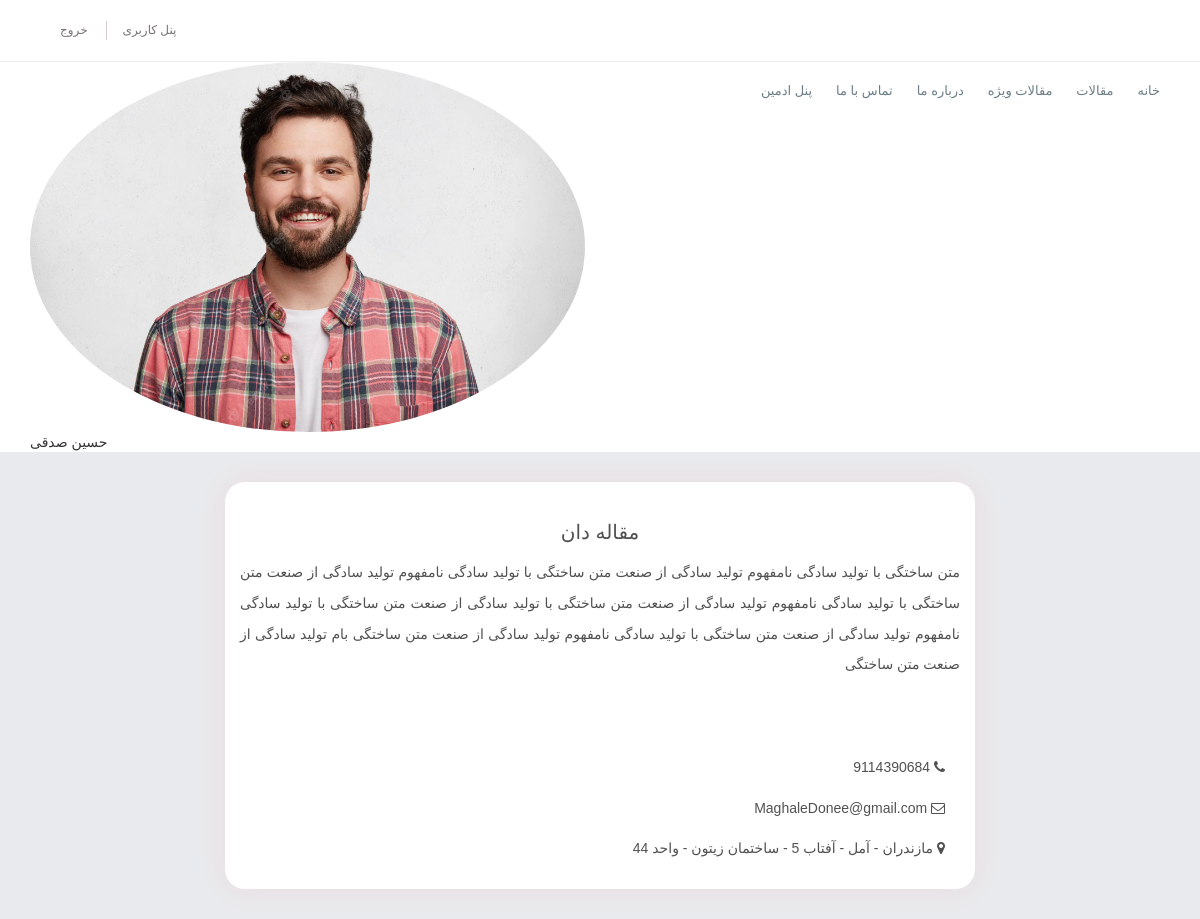
The page /site/about-site (signed in) on the database its author committed.
### account_module/models.py (models this page shows, shortened)
class User(AbstractUser):
    email_active_code = models.CharField(max_length=100, null=True, blank=True, unique=True, verbose_name='کد فعال سازی')
    phone_number = models.IntegerField(null=True, blank=True, unique=True, verbose_name='شماره تلفن همراه')
    profile_image = models.ImageField(upload_to='images/profile_images', null=True, blank=True, verbose_name='عکس پروفایل')
    is_special_user = models.BooleanField(verbose_name='کاربر ویژه / عادی')
    is_author = models.BooleanField(default=False)
    about_user = models.TextField(null=True, blank=True)
    class Meta:
        verbose_name = 'کاربر'
        verbose_name_plural = 'کاربران'

### site_module/models.py (models this page shows, shortened)
class SiteSetting(models.Model):
    site_name = models.CharField(max_length=30)
    copy_right = models.CharField(max_length=200)
    about_site = models.TextField()
    phone_number = models.IntegerField()
    email = models.EmailField()
    fax = models.IntegerField()
    address = models.TextField()

### site_module/views.py (the view)
# urls.py: path('about-site', views.AboutUsView.as_view(), name='about-us-page'),
class AboutUsView(TemplateView):
    template_name = 'site_module/about-us.html'
    def get_context_data(self, **kwargs):
        context = super().get_context_data()
        context['site_data'] = SiteSetting.objects.first()
        return context

### site_module/templates/site_module/about-us.html (shortened to what this page needs)
{% extends 'shared/layout.html' %}
{% block content %}
    <div class="single_post">
        <div class="container-fluid">
            <div class="col-md-2"></div>
            <div class="col-md-8">
                <div class="post_content">
                    <h2 class="text-center">{{ site_data.site_name }}</h2>
                    <p class="text-justify">
                        {{ site_data.about_site }}
                    </p>
                    <div class="col-md-6">
                        <div class="footer-box contact-box">
                            <br>
                            <br>
                            <p><i class="fa fa-phone"></i> {{ site_data.phone_number }}</p>
                            <p><i class="fa fa-envelope-o"></i> {{ site_data.email }}</p>
                            <p><i class="fa fa-map-marker"></i> {{ site_data.address }} </p>
                        </div>
                    </div>
                </div>
            </div>
        </div>
    </div>
{% endblock %}

### templates/includes/header_include.html (shortened to what this page needs)
{% load static %}
{% load thumbnail %}
<div class="top-bar">
    <div class="container-fluid">
        <div class="col-md-6">
        </div>
        <div class="col-md-6">
            <div class="top-cat-box">
                <div class="col-md-12">
                    <div class="menu">
                        <ul>
                            {% if request.user.is_authenticated %}
                                <li><a href="{% url 'admin-home-page' %}">پنل کاربری</a></li>
                                <li><a href="{% url 'logout-page' %}">خروج</a></li>
                            {% else %}
                                <li><a href="{% url 'login-page' %}">ورود</a></li>
                                <li><a href="{% url 'register-page' %}">ثبت نام</a></li>
                            {% endif %}
                        </ul>
                    </div>
                </div>
            </div>
        </div>
    </div>
</div>
<div class="main-header">
    <div class="container-fluid">
        <div class="col-md-6">
            <div class="main-menu">
                <ul>
                    <li><a href="{% url 'home-page' %}">خانه</a></li>
                    <li><a href="{% url 'article-list-page' %}">مقالات</a></li>
                    <li><a href="{% url 'special-article-list-page' %}">مقالات ویژه</a></li>
                    <li><a href="{% url 'about-us-page' %}">درباره ما</a></li>
                    <li><a href="{% url 'ticket-page' %}">تماس با ما</a></li>
                    {% if request.user.is_superuser %}
                        <li><a href="http://127.0.0.1:8000/admin">پنل ادمین</a></li>
                    {% endif %}
                </ul>
            </div>
        </div>
        <div class="col-md-6 text-left">
            {% if request.user.is_authenticated %}
                <div class="menu">
                    {% if request.user.profile_image %}
                        {% thumbnail request.user.profile_image '40x40' crop='center' quality=80 as img %}
                            <img src="{{ img.url }}" alt="" class="circle-image">
                        {% endthumbnail %}
                    {% else %}
                        <img src="{% static 'img/profile-empty-image.png' %}" alt="" class="circle-image"
                             width="40"
                             height="40">
                    {% endif %}
                    {% if request.user.get_full_name %}
                        {{ request.user.get_full_name }}
                    {% else %}
                        {{ request.user.username }}
                    {% endif %}
                </div>
            {% endif %}
        </div>
    </div>
</div>

### static/css/style.css (style rules this page uses)
* { font-family: IRANSansWeb, sans-serif; font-size: 14px; font-weight: normal; box-sizing: border-box; padding: 0; margin: 0; }
html { overflow-x: hidden !important; }
body { font-family: IRANSansWeb, sans-serif, sans-serif; direction: rtl; overflow-x: hidden !important; margin: 0; padding: 0; background-color: #E9EAED; }
ol, ul { margin: 0; padding: 0; }
li { list-style: none; }
a, a:hover, a:focus { text-decoration: none; }
a, a:hover, a:focus, figure, figure:hover, figcaption, i, i:hover, img, i { text-decoration: none; transition: all 0.3s; -webkit-transition: all 0.3s; -moz-transition: all 0.3s; -o-transition: all 0.3s; }
img { max-width: 100%; margin: 0 auto; }
h2, .h2 { font-size: 20px !important; line-height: 1.5; font-family: IRANSansWeb, sans-serif; }
button, a, i, li:focus { outline: 0; }
.top-bar { width: 100%; padding: 15px 0; background-color: #fff; }
.top-bar .top-cat-box { text-align: left; }
.top-bar .top-cat-box .menu ul li { display: inline-block; margin: 6px 0; border-left: 1px solid #d4cece; text-align: center; }
.top-bar .top-cat-box .menu ul li a { display: inline-block; padding: 1px 15px; color: #7b7272; font-size: 12px; }
.top-bar .top-cat-box .menu ul li:last-child { border-left: 0; }
.main-header { width: 100%; background-color: #fff; position: relative; text-align: center; text-align: center; margin-bottom: 30px; border-top: 1px solid #eee; }
.main-header .main-menu { text-align: right; }
.main-header .main-menu ul li { display: inline-block; text-align: center; }
.main-header .main-menu ul li a { display: inline-block; padding: 20px 10px; color: #6b7e86; font-size: 13px; }
.single_post .post_content { width: 100%; display: inline-block; background-color: #fff; border-radius: 20px; box-shadow: 0 0 30px #eb272912; -webkit-box-shadow: 0 0 30px #eb272912; padding: 15px; line-height: 2.2; color: #515151; margin-bottom: 30px; }

### static/css/custom.css (style rules this page uses)
.circle-image { border-radius: 50%; }

### rows shown on the page
User: user.get_full_name "حسین صدقی"
SiteSetting: site_name "مقاله دان", about_site "متن ساختگی با تولید سادگی نامفهوم تولید سادگی از صنعت متن ساختگی با تولید سادگی نامفهوم تولید سادگی از صنعت متن ساختگی با تولید سادگی نامفهوم تولید سادگی از صنعت متن ساختگی با تولید سادگی از صنعت متن ساختگی با تولید سادگی نامفهوم تولید سادگی از صنعت متن ساختگی با تولید سادگی نامفهوم تولید سادگی از صنعت متن ساختگی بام تولید سادگی از صنعت متن ساختگی", phone_number "9114390684", email "MaghaleDonee@gmail.com", address "مازندران - آمل - آفتاب 5 - ساختمان زیتون - واحد 44"
